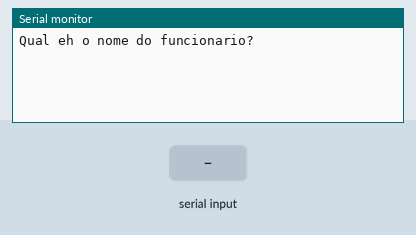
Recording of a sketch running on a simulated Arduino Uno, built with avr-gcc and run on an emulated ATmega328P. Parts: the last lines printed to the serial monitor. Inputs (shaded band) come from the test bench.

Above: at 1.2 s.
1.3 s: "90,45\n" received over Serial
At 3.0 s:
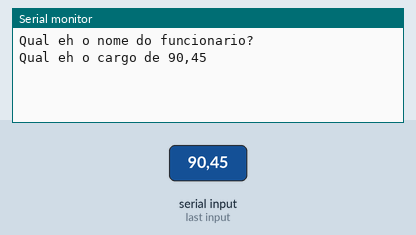
3.8 s: "30,150\n" received over Serial
At 6.0 s:
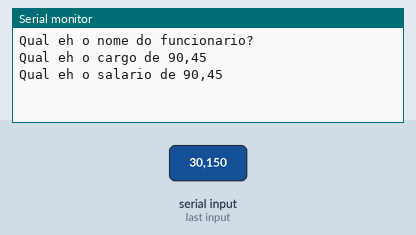
6.3 s: "5\n" received over Serial
At 6.9 s:
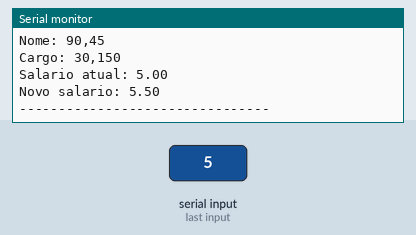

Measured:
- after the input at 1.3 s, the serial monitor: prints a new line after 1.0 s (image 1)
- after the input at 3.8 s, the serial monitor: prints a new line after 1.0 s (image 2)
- after the input at 6.3 s, the serial monitor: prints a new line at once (image 3)

The sketch:

LOPAL_EX_08.ino
```cpp
// C++ code
/*Faça um programa que receba o nome, cargo e salário de um funcionário. Se o
funcionário ganhar abaixo de 1000 reais, calcule o salário acrescido de 10%.
Ao final exiba o nome, o cargo e o salário desse funcionário.*/
//Variáveis
String nome = "";
String cargo = "";
float salarioAtual = 0;
float novoSalario = 0;

void setup()
{
  Serial.begin (9600);
}

void loop()
{
  //Entrada
  Serial.println("Qual eh o nome do funcionario?");//pergunta o nome do usuário
  while(! Serial.available() );//espera o usuário digitar/dar um <Enter>
  nome = Serial.readString();//resposta do usuário / ler um texto da serial
  nome.trim();//retira  o \n (retira o enter capturado)

  Serial.println("Qual eh o cargo de " + nome);//pergunta o cargo do usuário
  while(! Serial.available() );//espera o usuário digitar/dar um <Enter>
  cargo = Serial.readString();//resposta do usuário / ler um texto da serial
  cargo.trim();//retira  o \n (retira o enter capturado)

  Serial.println("Qual eh o salario de " + nome);//pergunta o salário do usuário
  while(! Serial.available() );//espera o usuário digitar/dar um <Enter>
  salarioAtual = Serial.parseFloat();//resposta do usuário

  if (salarioAtual <= 1000)
  {
    novoSalario = salarioAtual + (salarioAtual * 0.10);
  }
  else
  {
  novoSalario = salarioAtual;
  }
  //saída
  Serial.println("Relatorio");
  Serial.println();
  Serial.println("--------------------------------");
  Serial.println();
  Serial.println("Nome: " + nome);
  Serial.println("Cargo: " + cargo);
  Serial.println("Salario atual: " + String (salarioAtual) );
  Serial.println("Novo salario: " + String (novoSalario, 2) );
  Serial.println();
  Serial.println("--------------------------------");
  Serial.println();

  Serial.println();
  Serial.println();
  delay(5000);
  }
```
